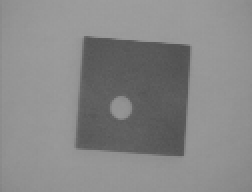
#> input picture EX1/images/wdg.png, 126 x 96 px (shown 2 times larger)
$ jupyter execute exercise_session_1.ipynb   (shell and % lines are left out)   (text cells are left out)
#> lines starting #> are read from the running program, lines starting #| are printed output that depends on the picture; after the words box and inside, x2 and y2 are one past the last pixel; in counts of white or black regions, pixels touching at a corner belong together; pictures that were not available may be replaced by others from this repository, and a replacement may not be noted
[cell 1]

import numpy as np
import matplotlib.pyplot as plt
import cv2 as cv

from skimage import measure, color
from os import listdir

plt.rcParams['figure.figsize'] = (10, 10)
plt.rcParams['image.cmap'] = 'gray'

[cell 2]
wdg_im = cv.imread('./images/wdg.png')
#> wdg_im is the input picture: shape (96, 126, 3); min 80, max 157, mean 135.1
plt.imshow(wdg_im)

[cell 3]
wdg_im_gray = cv.cvtColor(wdg_im, cv.COLOR_RGB2GRAY)
plt.imshow(wdg_im_gray)

[cell 4]
def threshold(th1, th2, im):
    im_new = 255 * np.ones_like(im)
    im_new[im >= th2] = 0
    im_new[im <= th1] = 0
    return im_new

[cell 5]
_, _, _, = plt.hist(wdg_im_gray.ravel(), 256,[0,256])
#> figure, not shown here; tallest bar 1099 high, from x = 149 to 150

[cell 6]
plt.imshow(threshold(102, 160, wdg_im_gray))

[cell 7]
brain_im = cv.imread('./images/brain.png')
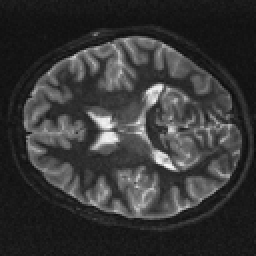
#> input picture EX1/images/brain.png, 128 x 128 px (shown 2 times larger)
#> brain_im is the input picture: shape (128, 128, 3); min 9, max 251, mean 54.5
brain_gray = cv.cvtColor(brain_im, cv.COLOR_RGB2GRAY)
plt.imshow(brain_gray)

[cell 8]
_, _, _, = plt.hist(brain_gray.ravel(),256,[0,256])
#> figure, not shown here; tallest bar 827 high, from x = 21 to 22

[cell 9]
plt.imshow(threshold(90, 250, brain_gray))

[cell 10]
shading_im = cv.imread('./images/shading.png')
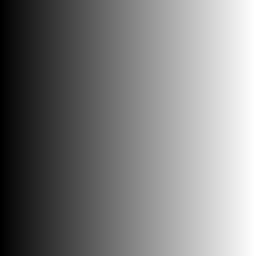
#> input picture EX1/images/shading.gif, 128 x 128 px, given in place of shading.png, which was not available (shown 2 times larger)
#> shading_im is the input picture: shape (128, 128, 3); min 0, max 255, mean 128
shading_gray = cv.cvtColor(shading_im, cv.COLOR_RGB2GRAY)
plt.imshow(shading_gray)

[cell 11]
_, _, _, = plt.hist(shading_gray.ravel(), 256,[0,256])

[cell 12]
plt.imshow(threshold(100, 125, shading_gray))

[cell 13]
st1 = cv.imread('./images/street1.tiff')
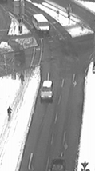
#> input picture EX1/images/street1.tiff, 95 x 171 px
#> st1 is the input picture: shape (171, 95, 3); min 47, max 255, mean 157.6
st2 = cv.imread('./images/street2.tiff')
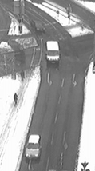
#> input picture EX1/images/street2.tiff, 95 x 171 px
#> st2 is the input picture: shape (171, 95, 3); min 48, max 255, mean 157
st1 = cv.cvtColor(st1, cv.COLOR_RGB2GRAY)
#> st1: shape (171, 95)
st2 = cv.cvtColor(st2, cv.COLOR_RGB2GRAY)
#> st2: shape (171, 95)

[cell 14]
plt.imshow(st1)

[cell 15]
plt.imshow(st2)

[cell 16]
plt.imshow(st2 - st1)

[cell 17]
st1 = st1.astype(np.float32)
st2 = st2.astype(np.float32)

[cell 18]
# add your code here. Assign the difference to 'image_diff'
image_diff = st2 - st1
plt.imshow(image_diff)

[cell 19]
# add your code here. Assign the difference to 'image_diff'
image_diff = st1 - st2
plt.imshow(image_diff)

[cell 20]
sq_of_images = listdir('images/sequence1/')
sq_of_images = [img for img in sq_of_images if img.endswith(".jpg")]

# 'sq_of_images' holds the list of image names. Create an image stack using them.

[cell 21]
stack = [cv.imread('images/sequence1/' + i) for i in sq_of_images]
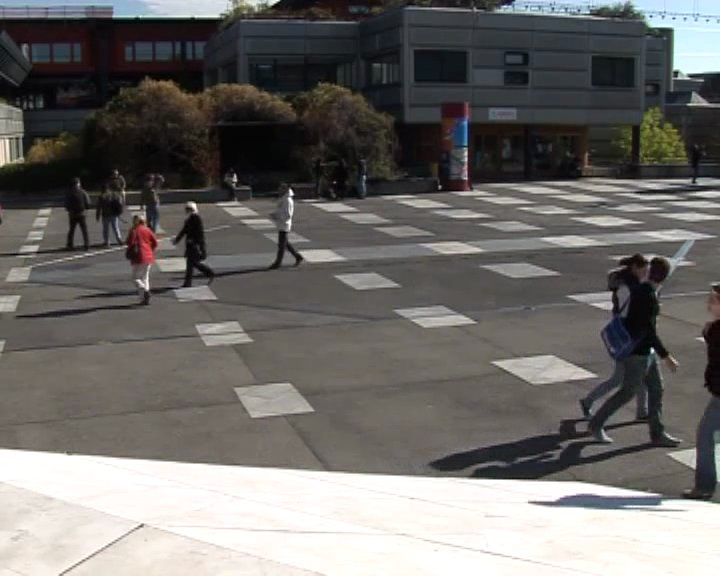
#> input picture EX1/images/sequence1/im_001.jpg, 720 x 576 px
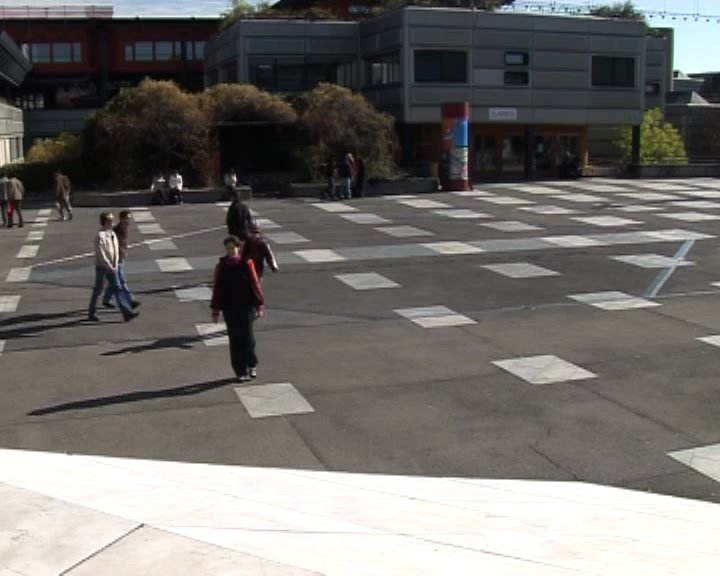
#> input picture EX1/images/sequence1/im_002.jpg, 720 x 576 px
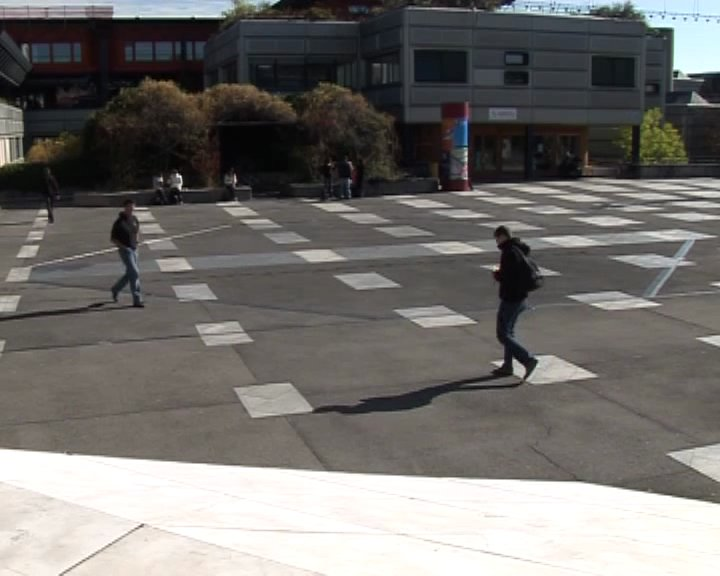
#> input picture EX1/images/sequence1/im_003.jpg, 720 x 576 px
#> stack = 3 items

[cell 22]
stack = list(map(np.float32, stack))

[cell 23]
mean_image = sum(stack) / len(sq_of_images)

[cell 24]
# Compute the mean image using the stack and assign it to 'mean_image'.
plt.imshow(mean_image.astype(int))
plt.title('Background model')

[cell 25]
mean_image = cv.cvtColor(mean_image.astype(np.uint8), cv.COLOR_RGB2GRAY)
#> mean_image: shape (576, 720)

[cell 26]
plt.imshow(mean_image)

[cell 27]
stack = list(map(lambda x: cv.cvtColor(x, cv.COLOR_RGB2GRAY), stack))

[cell 28]
T = 0.1
plt.figure(2, figsize=[30, 25])
plt.suptitle('Pedestrians',size = 25)

# First convert the mean image to grayscale.
# When subtracting, each image must also be converted to grayscale.
mean_image = mean_image.astype(np.float32)

for i in range(len(stack)):
    # Compute the foreground image here. Assign it to 'foreground' variable.
    pic = stack[i]
    foreground = pic - mean_image
    plt.subplot(6,5,i+1)
    plt.imshow(foreground)
    plt.axis('off')
    plt.title('Image: ' + str(i+1),fontdict={'size':25})
#> this loop made 3 passes

[cell 29]
T = 0.4
plt.figure(2, figsize=[30, 25])
plt.suptitle('Pedestrians',size = 25)

# First convert the mean image to grayscale.
# When subtracting, each image must also be converted to grayscale.
std_bg = np.std(mean_image)
#> std_bg = 75.53

for i in range(len(stack)):
    # Compute the foreground image here. Assign it to 'foreground' variable.
    pic = stack[i]
    foreground = np.ones_like(pic)
    foreground[np.abs(pic - mean_image) / std_bg < T] = 0
    plt.subplot(6,5,i+1)
    plt.imshow(foreground)
    plt.axis('off')
    plt.title('Image: ' + str(i+1),fontdict={'size':25})
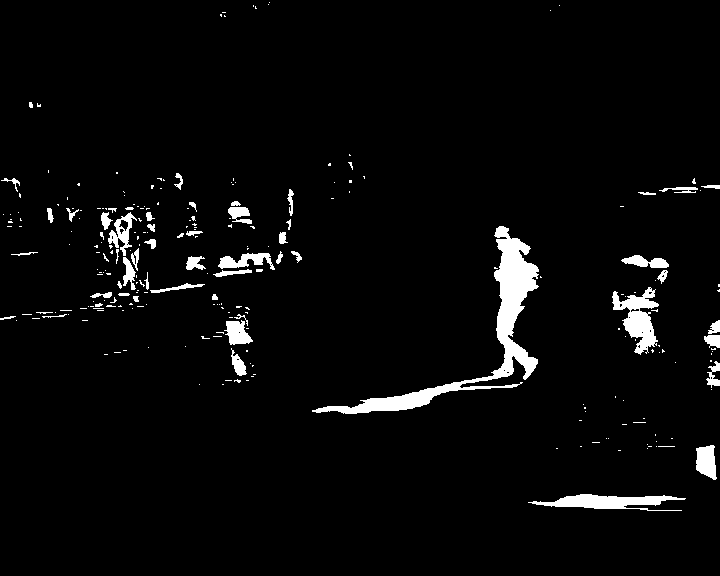
#> foreground: shape (576, 720) float32; values 0 (black) and 1 (white), 3.6% white; 252 white regions (196 under 20 px), largest, box (x1, y1, x2, y2) and area: (312, 226, 539, 414) 5505, (612, 287, 659, 355) 1454, (528, 494, 686, 511) 1377

[cell 30]
apples = cv.imread('./images/apples.jpg')
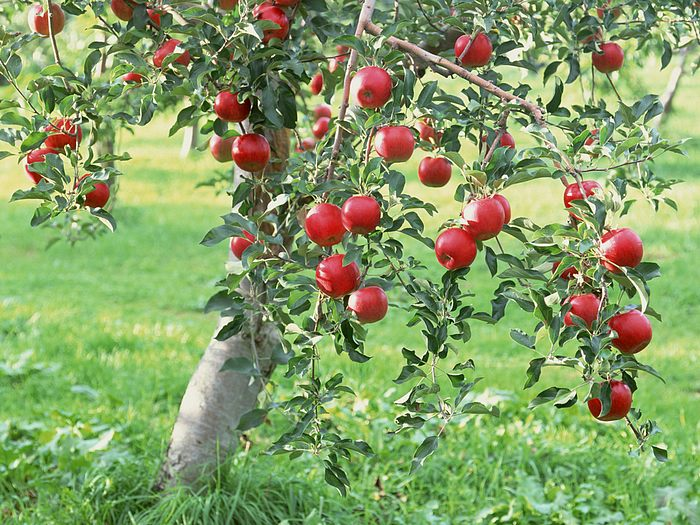
#> input picture EX1/images/apples.jpg, 700 x 525 px
#> apples is the input picture: shape (525, 700, 3); mean B, G, R 102.5, 157.9, 134.6
apples = cv.cvtColor(apples, cv.COLOR_BGR2RGB)
plt.imshow(apples)

[cell 31]
fig, axes = plt.subplots(1, 3)
fig.set_size_inches(18.5, 10.5)
# add your code for visualizing three channels
axes[0].imshow(apples[:,:,0], cmap = 'Reds')
axes[1].imshow(apples[:,:,1], cmap = 'Greens')
axes[2].imshow(apples[:,:,2], cmap = 'Blues')

[cell 32]
type(apples[0,0,0])

[cell 33]
bin_img = np.zeros(apples.shape[0:2])
bin_img[apples[:,:,1] < 50] = 1
plt.imshow(bin_img)

[cell 34]
#add your code to find connected components
labels = measure.label(bin_img,4)

[cell 35]
plt.imshow(labels,cmap="jet")

[cell 36]
labels.shape

[cell 37]
from skimage.morphology import remove_small_holes

[cell 38]
def remove_noise(label_img,threshold):

#add your code here
    label_img_new = remove_small_holes(label_img, threshold)
    return label_img_new

[cell 39]
labels_new = remove_noise(labels,10)
plt.imshow(labels_new,cmap="jet")
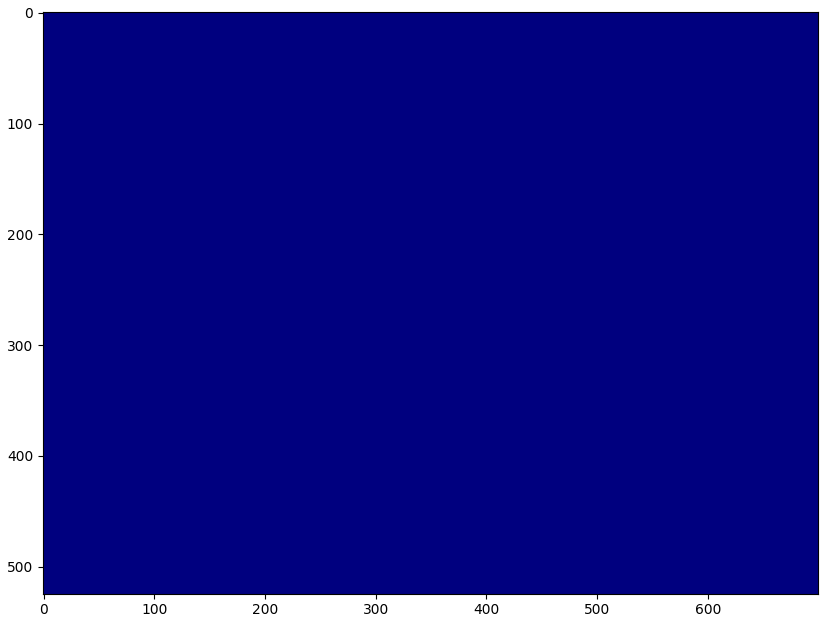
#> figure drawn by matplotlib, 1 panel

[cell 40]
labels_new = remove_noise(labels,500)
